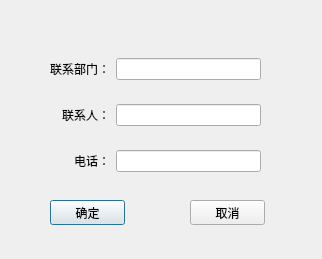
<?xml version="1.0" encoding="UTF-8"?>
<ui version="4.0">
 <class>CPHONE</class>
 <widget class="QDialog" name="CPHONE">
  <property name="geometry">
   <rect>
    <x>0</x>
    <y>0</y>
    <width>322</width>
    <height>259</height>
   </rect>
  </property>
  <property name="minimumSize">
   <size>
    <width>322</width>
    <height>259</height>
   </size>
  </property>
  <property name="maximumSize">
   <size>
    <width>322</width>
    <height>259</height>
   </size>
  </property>
  <property name="windowTitle">
   <string>Dialog</string>
  </property>
  <widget class="QPushButton" name="QpbtnOk">
   <property name="geometry">
    <rect>
     <x>50</x>
     <y>200</y>
     <width>75</width>
     <height>25</height>
    </rect>
   </property>
   <property name="minimumSize">
    <size>
     <width>75</width>
     <height>25</height>
    </size>
   </property>
   <property name="text">
    <string>确定</string>
   </property>
  </widget>
  <widget class="QPushButton" name="QpbtnClose">
   <property name="geometry">
    <rect>
     <x>190</x>
     <y>200</y>
     <width>75</width>
     <height>25</height>
    </rect>
   </property>
   <property name="minimumSize">
    <size>
     <width>75</width>
     <height>25</height>
    </size>
   </property>
   <property name="text">
    <string>取消</string>
   </property>
  </widget>
  <widget class="QWidget" name="">
   <property name="geometry">
    <rect>
     <x>50</x>
     <y>40</y>
     <width>211</width>
     <height>151</height>
    </rect>
   </property>
   <layout class="QGridLayout" name="gridLayout">
    <item row="0" column="0">
     <widget class="QLabel" name="label">
      <property name="minimumSize">
       <size>
        <width>60</width>
        <height>20</height>
       </size>
      </property>
      <property name="text">
       <string>联系部门：</string>
      </property>
      <property name="alignment">
       <set>Qt::AlignRight|Qt::AlignTrailing|Qt::AlignVCenter</set>
      </property>
     </widget>
    </item>
    <item row="0" column="1">
     <widget class="QLineEdit" name="QlineDepartment">
      <property name="minimumSize">
       <size>
        <width>110</width>
        <height>20</height>
       </size>
      </property>
     </widget>
    </item>
    <item row="1" column="0">
     <widget class="QLabel" name="label_3">
      <property name="minimumSize">
       <size>
        <width>60</width>
        <height>20</height>
       </size>
      </property>
      <property name="text">
       <string>联系人：</string>
      </property>
      <property name="alignment">
       <set>Qt::AlignRight|Qt::AlignTrailing|Qt::AlignVCenter</set>
      </property>
     </widget>
    </item>
    <item row="1" column="1">
     <widget class="QLineEdit" name="QlineHuman">
      <property name="minimumSize">
       <size>
        <width>110</width>
        <height>20</height>
       </size>
      </property>
     </widget>
    </item>
    <item row="2" column="0">
     <widget class="QLabel" name="label_2">
      <property name="minimumSize">
       <size>
        <width>60</width>
        <height>20</height>
       </size>
      </property>
      <property name="text">
       <string>电话：</string>
      </property>
      <property name="alignment">
       <set>Qt::AlignRight|Qt::AlignTrailing|Qt::AlignVCenter</set>
      </property>
     </widget>
    </item>
    <item row="2" column="1">
     <widget class="QLineEdit" name="QlinePhone">
      <property name="minimumSize">
       <size>
        <width>110</width>
        <height>20</height>
       </size>
      </property>
     </widget>
    </item>
   </layout>
  </widget>
 </widget>
 <resources/>
 <connections/>
</ui>
